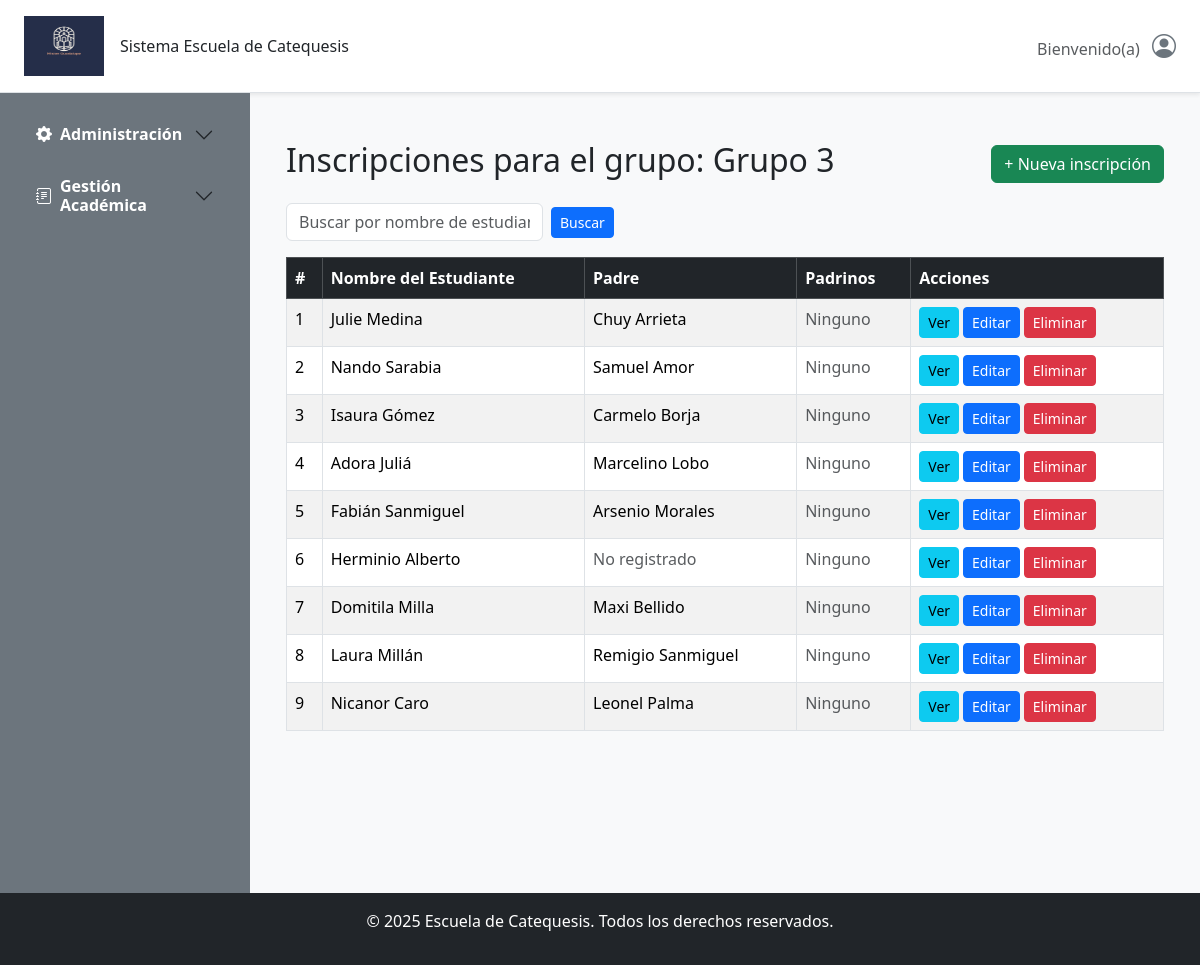
The page /inscripcion/inscripciones/grupo/1/ on the database its author committed.
### gestion/models.py (models this page shows, shortened)
class Grupo(models.Model):
    curso_anual = models.ForeignKey(CursoAnual, on_delete=models.CASCADE)
    nombre = models.CharField(max_length=50)
    cupo_maximo = models.PositiveIntegerField(default=20)
    catequistas = models.ManyToManyField('Catequista', blank=True)  # <--- Cambiado

class AuditModel(models.Model):
    creado_por = models.CharField(max_length=150, blank=True, null=True, editable=False)
    actualizado_por = models.CharField(max_length=150, blank=True, null=True, editable=False)
    fecha_creacion = models.DateTimeField(auto_now_add=True)
    ultima_actualizacion = models.DateTimeField(auto_now=True)
    class Meta:
        abstract = True

class Inscripcion(AuditModel):
    estudiante = models.ForeignKey('Estudiante', on_delete=models.CASCADE)  # <--- Cambiado
    grupo = models.ForeignKey(Grupo, on_delete=models.CASCADE)
    fecha_inscripcion = models.DateField(auto_now_add=True)
    aprobado = models.BooleanField(default=False)
    class Meta:
        unique_together = ('estudiante', 'grupo')  # Un estudiante no puede inscribirse 2 veces al mismo curso

class BaseModel(models.Model):
    nombres = models.CharField(max_length=100, blank=False,null=False)
    apellidos = models.CharField(max_length=100, blank=True,null=False)
    direccion = models.CharField(max_length=250, blank=True)
    codigo_postal = models.CharField(max_length=10, blank=True)
    telefono = models.CharField(max_length=15, blank=True)
    email = models.EmailField(blank=True)
    class Meta:
        abstract = True  # Esto indica que no se creará una tabla para este modelo

class Estudiante(BaseModel, AuditModel):
    padre = models.ForeignKey(Padre, on_delete=models.CASCADE, null=True, blank=True, related_name='estudiantes')
    padrino = models.ForeignKey(Padrino, on_delete=models.CASCADE, null=True, blank=True,related_name='estudiantes' )
    photo = models.ImageField(upload_to='documentos/Catequisandos/photos/', blank=True, null=True,
            default='documentos/Catequisandos/photos/default_photo.jpg')
    fecha_nacimiento = models.DateField()
    acta_bautismo = models.FileField(upload_to='documentos/Catequisandos/actas_bautismo/', blank=True, null=True)
    acta_nacimiento = models.FileField(upload_to='documentos/Catequisandos/actas_nacimiento/', blank=True, null=True)
    acta_comunion = models.FileField(upload_to='documentos/Catequisandos/actas_comunion/', blank=True, null=True)
    acta_catequesis = models.FileField(upload_to='documentos/Catequisandos/actas_catequesis/', blank=True, null=True)
    class Meta:
        verbose_name = 'Estudiante'
        verbose_name_plural = 'Estudiantes'

class Padre(BaseModel, AuditModel):
    class Meta:
        verbose_name = 'Padre'
        verbose_name_plural = 'Padres'

### gestion/views/inscripcion_views.py (the view, shortened to what this page needs)
# urls.py: path('inscripciones/grupo/<int:grupo_id>/', InscripcionListView.as_view(), name='inscripcion_list'),
class InscripcionListView(ListView):
    model = Inscripcion
    template_name = 'Gestion/Inscripciones/inscripcion_list.html'
    context_object_name = 'inscripciones'
    paginate_by = 10
    def get_queryset(self):
        grupo_id = self.kwargs.get('grupo_id')
        queryset = super().get_queryset().filter(grupo_id=grupo_id)
        query = self.request.GET.get('q', '')
        if query:
            queryset = queryset.filter(
                Q(estudiante__nombres__icontains=query) |
                Q(estudiante__apellidos__icontains=query)
            )
        return queryset
    def get_context_data(self, **kwargs):
        context = super().get_context_data(**kwargs)
        grupo_id = self.kwargs.get('grupo_id')
        context['grupo'] = get_object_or_404(Grupo, pk=grupo_id)
        context['request'] = self.request
        return context

### templates/Gestion/Inscripciones/inscripcion_list.html (shortened to what this page needs)
{% extends 'base.html' %}
{% block content %}
<div class="container mt-4">
  <div class="d-flex justify-content-between align-items-center mb-3">
    <h2>Inscripciones para el grupo: {{ grupo.nombre }}</h2>
    <a href="{% url 'inscripcion_create' grupo.id %}" class="btn btn-success">+ Nueva inscripción</a>
  </div>
  <form method="get" class="mb-3 d-flex align-items-center">
    <input
      type="text"
      name="q"
      class="form-control w-auto me-2"
      placeholder="Buscar por nombre de estudiante..."
      value="{{ request.GET.q }}"
      aria-label="Buscar inscripciones"
    />
    <button type="submit" class="btn btn-primary btn-sm">Buscar</button>
  </form>
  <table class="table table-striped table-bordered">
    <thead class="table-dark">
      <tr>
        <th>#</th>
        <th>Nombre del Estudiante</th>
        <th>Padre</th>
        <th>Padrinos</th>
        <th>Acciones</th>
      </tr>
    </thead>
    <tbody>
      {% for inscripcion in inscripciones %}
      <tr>
        <td>{{ forloop.counter }}</td>
        <td>{{ inscripcion.estudiante.nombres }} {{ inscripcion.estudiante.apellidos }}</td>
        <td>
          {% if inscripcion.estudiante.padre %}
            {{ inscripcion.estudiante.padre.nombres }} {{ inscripcion.estudiante.padre.apellidos }}
          {% else %}
            <span class="text-muted">No registrado</span>
          {% endif %}
        </td>
        <td>
          {% if inscripcion.padrinos.all %}
            {% for padrino in inscripcion.padrinos.all %}
              {{ padrino.nombres }} {{ padrino.apellidos }}{% if not forloop.last %}, {% endif %}
            {% endfor %}
          {% else %}
            <span class="text-muted">Ninguno</span>
          {% endif %}
        </td>
        <td>
          <div class="d-flex gap-1">
            <a href="{% url 'inscripcion_detail' grupo.id inscripcion.pk %}" class="btn btn-info btn-sm">Ver</a>
            <a href="{% url 'inscripcion_update' grupo.id inscripcion.pk %}" class="btn btn-primary btn-sm">Editar</a>
            <a href="{% url 'inscripcion_delete' grupo.id inscripcion.pk %}" class="btn btn-danger btn-sm">Eliminar</a>
          </div>
        </td>
      </tr>
      {% empty %}
      <tr><td colspan="5" class="text-center">No hay inscripciones registradas.</td></tr>
      {% endfor %}
    </tbody>
  </table>
</div>
{% endblock %}

### rows shown on the page
Grupo: nombre "Grupo 3"
Inscripcion: estudiante.nombres "Julie", estudiante.apellidos "Medina", estudiante.padre.nombres "Chuy", estudiante.padre.apellidos "Arrieta"
Inscripcion: estudiante.nombres "Nando", estudiante.apellidos "Sarabia", estudiante.padre.nombres "Samuel", estudiante.padre.apellidos "Amor"
Inscripcion: estudiante.nombres "Isaura", estudiante.apellidos "Gómez", estudiante.padre.nombres "Carmelo", estudiante.padre.apellidos "Borja"
Inscripcion: estudiante.nombres "Adora", estudiante.apellidos "Juliá", estudiante.padre.nombres "Marcelino", estudiante.padre.apellidos "Lobo"
Inscripcion: estudiante.nombres "Fabián", estudiante.apellidos "Sanmiguel", estudiante.padre.nombres "Arsenio", estudiante.padre.apellidos "Morales"
Inscripcion: estudiante.nombres "Herminio", estudiante.apellidos "Alberto", shows "No registrado"
Inscripcion: estudiante.nombres "Domitila", estudiante.apellidos "Milla", estudiante.padre.nombres "Maxi", estudiante.padre.apellidos "Bellido"
Inscripcion: estudiante.nombres "Laura", estudiante.apellidos "Millán", estudiante.padre.nombres "Remigio", estudiante.padre.apellidos "Sanmiguel"
Inscripcion: estudiante.nombres "Nicanor", estudiante.apellidos "Caro", estudiante.padre.nombres "Leonel", estudiante.padre.apellidos "Palma"
